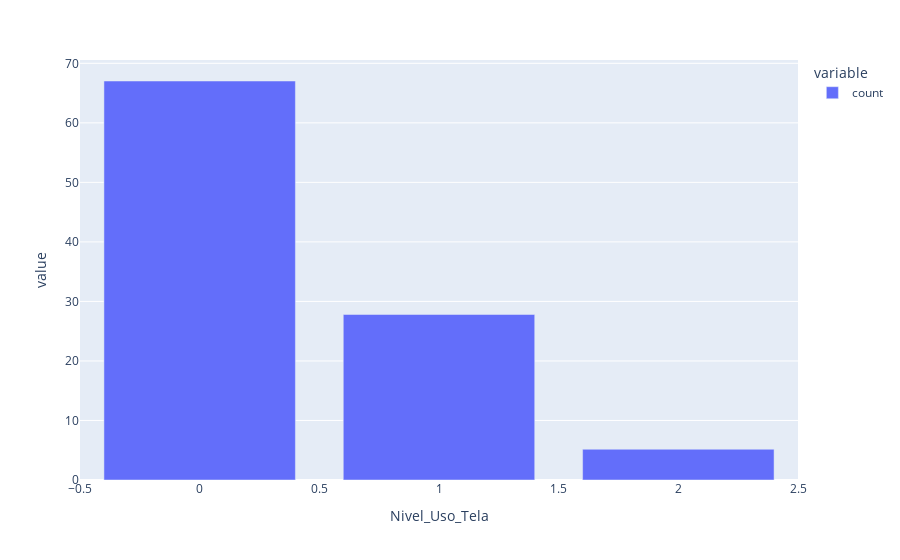

Notebook cell for this chart:
### Code cell
px.bar(df_obesiddade.value_counts('Nivel_Uso_Tela') / len(df_obesiddade)*100)

### Figure 1 — Plotly figure (JSON) as saved in the notebook; plotly's stock layout.template omitted (floating-point values rounded to 4 significant figures)
{"data": [{"alignmentgroup": "True", "hovertemplate": "variable=count<br>Nivel_Uso_Tela=%{x}<br>value=%{y}<extra></extra>", "legendgroup": "count", "marker": {"color": "#636efa", "pattern": {"shape": ""}}, "name": "count", "offsetgroup": "count", "orientation": "v", "showlegend": true, "textposition": "auto", "type": "bar", "x": [0, 1, 2], "xaxis": "x", "y": [67.03, 27.81, 5.163], "yaxis": "y"}], "layout": {"barmode": "relative", "legend": {"title": {"text": "variable"}, "tracegroupgap": 0}, "margin": {"t": 60}, "xaxis": {"anchor": "y", "domain": [0, 1], "title": {"text": "Nivel_Uso_Tela"}}, "yaxis": {"anchor": "x", "domain": [0, 1], "title": {"text": "value"}}}}
